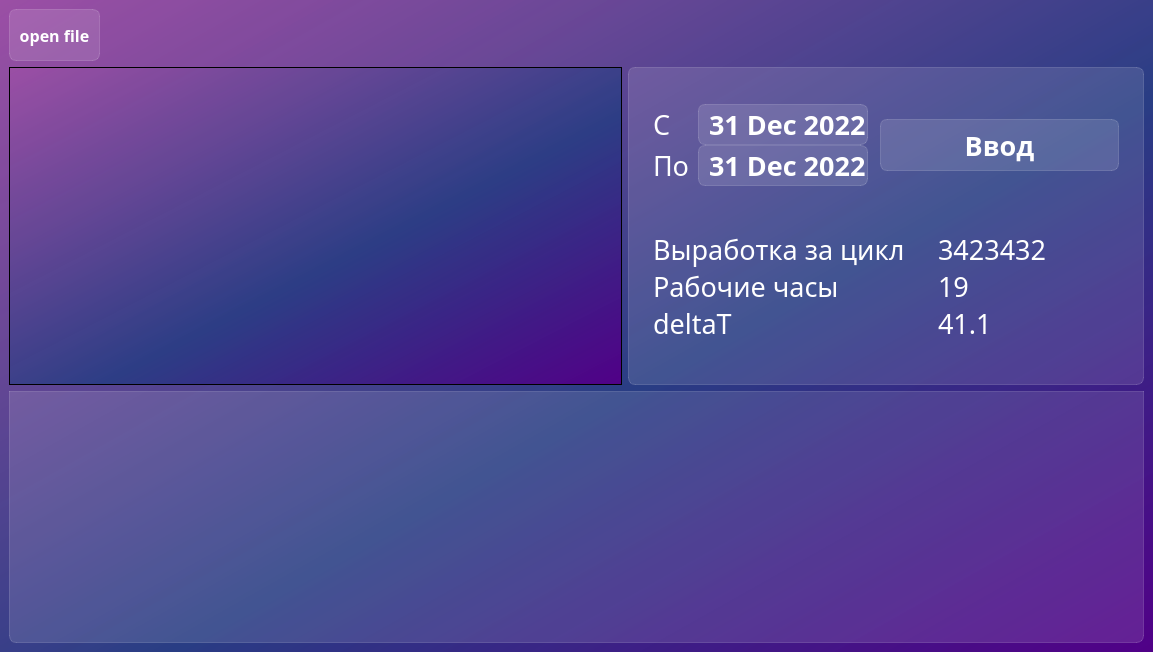
<?xml version="1.0" encoding="UTF-8"?>
<ui version="4.0">
 <class>MainWindow</class>
 <widget class="QMainWindow" name="MainWindow">
  <property name="geometry">
   <rect>
    <x>0</x>
    <y>0</y>
    <width>1153</width>
    <height>652</height>
   </rect>
  </property>
  <property name="minimumSize">
   <size>
    <width>800</width>
    <height>600</height>
   </size>
  </property>
  <property name="font">
   <font>
    <family>Noto Sans SC</family>
   </font>
  </property>
  <property name="windowTitle">
   <string>MainWindow</string>
  </property>
  <property name="styleSheet">
   <string notr="true">font-family: Noto Sans SC;
background-color: qlineargradient(spread:pad, x1:1, y1:1, x2:0, y2:0, stop:0 rgba(81, 0, 135, 255), stop:0.427447 rgba(41, 61, 132, 235), stop:1 rgba(155, 79, 165, 255));
</string>
  </property>
  <widget class="QWidget" name="centralwidget">
   <layout class="QGridLayout" name="gridLayout">
    <item row="0" column="0">
     <widget class="QPushButton" name="enterbtn">
      <property name="font">
       <font>
        <family>Noto Sans SC</family>
        <pointsize>12</pointsize>
        <bold>true</bold>
       </font>
      </property>
      <property name="styleSheet">
       <string notr="true">QPushButton {
color: white;
background-color: rgba(255, 255, 255, 30);
border: 1px solid rgba(255, 255, 255, 40);
border-radius: 7px;
widht: 100px;
height: 50px;
}

QPushButton:hover {
background-color: rgba(255, 255, 255, 40);
}

QPushButton:pressed {
background-color: rgba(255, 255, 255,70);
}</string>
      </property>
      <property name="text">
       <string>open file</string>
      </property>
     </widget>
    </item>
    <item row="0" column="1" colspan="2">
     <spacer name="horizontalSpacer">
      <property name="orientation">
       <enum>Qt::Horizontal</enum>
      </property>
      <property name="sizeHint" stdset="0">
       <size>
        <width>1038</width>
        <height>20</height>
       </size>
      </property>
     </spacer>
    </item>
    <item row="1" column="0" colspan="2">
     <widget class="QGraphicsView" name="graphicsView"/>
    </item>
    <item row="1" column="2">
     <widget class="QFrame" name="MainFrame">
      <property name="styleSheet">
       <string notr="true">background-color: rgba(255, 255, 255,30);
border: 1px solid rgba(255, 255, 255, 40);
border-radius: 7px</string>
      </property>
      <layout class="QVBoxLayout" name="verticalLayout_7">
       <property name="spacing">
        <number>9</number>
       </property>
       <property name="leftMargin">
        <number>12</number>
       </property>
       <property name="topMargin">
        <number>12</number>
       </property>
       <property name="rightMargin">
        <number>12</number>
       </property>
       <property name="bottomMargin">
        <number>30</number>
       </property>
       <item>
        <layout class="QHBoxLayout" name="entering_the_date_4">
         <property name="spacing">
          <number>0</number>
         </property>
         <property name="topMargin">
          <number>12</number>
         </property>
         <property name="rightMargin">
          <number>12</number>
         </property>
         <property name="bottomMargin">
          <number>12</number>
         </property>
         <item>
          <layout class="QVBoxLayout" name="entering_the_date_diapazon_4">
           <property name="spacing">
            <number>0</number>
           </property>
           <property name="leftMargin">
            <number>12</number>
           </property>
           <property name="topMargin">
            <number>12</number>
           </property>
           <property name="rightMargin">
            <number>12</number>
           </property>
           <property name="bottomMargin">
            <number>12</number>
           </property>
           <item>
            <layout class="QHBoxLayout" name="by_date_4">
             <property name="spacing">
              <number>6</number>
             </property>
             <property name="leftMargin">
              <number>0</number>
             </property>
             <property name="topMargin">
              <number>0</number>
             </property>
             <property name="rightMargin">
              <number>0</number>
             </property>
             <item>
              <widget class="QLabel" name="label_13">
               <property name="font">
                <font>
                 <family>Noto Sans SC</family>
                 <pointsize>20</pointsize>
                </font>
               </property>
               <property name="styleSheet">
                <string notr="true">color: white;
background-color: none;
border: none
 </string>
               </property>
               <property name="text">
                <string>С</string>
               </property>
              </widget>
             </item>
             <item>
              <widget class="QDateEdit" name="bytimepicker_4">
               <property name="maximumSize">
                <size>
                 <width>170</width>
                 <height>16777215</height>
                </size>
               </property>
               <property name="font">
                <font>
                 <family>Noto Sans SC</family>
                 <pointsize>20</pointsize>
                 <bold>true</bold>
                </font>
               </property>
               <property name="styleSheet">
                <string notr="true">color: white;
padding-left: 8px;
</string>
               </property>
               <property name="buttonSymbols">
                <enum>QAbstractSpinBox::NoButtons</enum>
               </property>
               <property name="dateTime">
                <datetime>
                 <hour>6</hour>
                 <minute>0</minute>
                 <second>0</second>
                 <year>2022</year>
                 <month>12</month>
                 <day>31</day>
                </datetime>
               </property>
              </widget>
             </item>
            </layout>
           </item>
           <item>
            <layout class="QHBoxLayout" name="until_date_4" stretch="0,0">
             <property name="leftMargin">
              <number>0</number>
             </property>
             <property name="rightMargin">
              <number>0</number>
             </property>
             <property name="bottomMargin">
              <number>0</number>
             </property>
             <item>
              <widget class="QLabel" name="label_14">
               <property name="maximumSize">
                <size>
                 <width>60</width>
                 <height>16777215</height>
                </size>
               </property>
               <property name="font">
                <font>
                 <family>Noto Sans SC</family>
                 <pointsize>20</pointsize>
                </font>
               </property>
               <property name="styleSheet">
                <string notr="true">color: white;
background-color: none;
border: none</string>
               </property>
               <property name="text">
                <string>По</string>
               </property>
              </widget>
             </item>
             <item>
              <widget class="QDateEdit" name="untiltimepicker_4">
               <property name="maximumSize">
                <size>
                 <width>170</width>
                 <height>16777215</height>
                </size>
               </property>
               <property name="font">
                <font>
                 <family>Noto Sans SC</family>
                 <pointsize>20</pointsize>
                 <bold>true</bold>
                </font>
               </property>
               <property name="styleSheet">
                <string notr="true">color: white;
padding-left: 8px</string>
               </property>
               <property name="buttonSymbols">
                <enum>QAbstractSpinBox::NoButtons</enum>
               </property>
               <property name="dateTime">
                <datetime>
                 <hour>6</hour>
                 <minute>0</minute>
                 <second>0</second>
                 <year>2022</year>
                 <month>12</month>
                 <day>31</day>
                </datetime>
               </property>
              </widget>
             </item>
            </layout>
           </item>
          </layout>
         </item>
         <item>
          <widget class="QPushButton" name="enterbtn_4">
           <property name="font">
            <font>
             <family>Noto Sans SC</family>
             <pointsize>20</pointsize>
             <bold>true</bold>
            </font>
           </property>
           <property name="styleSheet">
            <string notr="true">QPushButton {
color: white;
background-color: rgba(255, 255, 255, 30);
border: 1px solid rgba(255, 255, 255, 40);
border-radius: 7px;
widht: 100px;
height: 50px;
}

QPushButton:hover {
background-color: rgba(255, 255, 255, 40);
}

QPushButton:pressed {
background-color: rgba(255, 255, 255,70);
}
</string>
           </property>
           <property name="text">
            <string>Ввод</string>
           </property>
          </widget>
         </item>
        </layout>
       </item>
       <item>
        <layout class="QHBoxLayout" name="data_4">
         <item>
          <layout class="QVBoxLayout" name="data_name_4">
           <property name="spacing">
            <number>0</number>
           </property>
           <property name="leftMargin">
            <number>12</number>
           </property>
           <property name="topMargin">
            <number>12</number>
           </property>
           <property name="rightMargin">
            <number>12</number>
           </property>
           <property name="bottomMargin">
            <number>12</number>
           </property>
           <item>
            <widget class="QLabel" name="Sum_N_7">
             <property name="font">
              <font>
               <family>Noto Sans SC</family>
               <pointsize>20</pointsize>
              </font>
             </property>
             <property name="styleSheet">
              <string notr="true">color: white;
background-color: none;
border: none</string>
             </property>
             <property name="text">
              <string>Выработка за цикл</string>
             </property>
            </widget>
           </item>
           <item>
            <widget class="QLabel" name="JobHour_7">
             <property name="font">
              <font>
               <family>Noto Sans SC</family>
               <pointsize>20</pointsize>
              </font>
             </property>
             <property name="styleSheet">
              <string notr="true">color: white;
background-color: none;
border: none</string>
             </property>
             <property name="text">
              <string>Рабочие часы</string>
             </property>
            </widget>
           </item>
           <item>
            <widget class="QLabel" name="deltaT_7">
             <property name="font">
              <font>
               <family>Noto Sans SC</family>
               <pointsize>20</pointsize>
              </font>
             </property>
             <property name="styleSheet">
              <string notr="true">color: white;
background-color: none;
border: none</string>
             </property>
             <property name="text">
              <string>deltaT</string>
             </property>
            </widget>
           </item>
          </layout>
         </item>
         <item>
          <layout class="QVBoxLayout" name="data_digital_4">
           <property name="spacing">
            <number>0</number>
           </property>
           <property name="leftMargin">
            <number>12</number>
           </property>
           <property name="topMargin">
            <number>12</number>
           </property>
           <property name="rightMargin">
            <number>12</number>
           </property>
           <property name="bottomMargin">
            <number>12</number>
           </property>
           <item>
            <widget class="QLabel" name="Sum_N_8">
             <property name="font">
              <font>
               <family>Noto Sans SC</family>
               <pointsize>20</pointsize>
              </font>
             </property>
             <property name="styleSheet">
              <string notr="true">color: white;
background-color: none;
border: none</string>
             </property>
             <property name="text">
              <string>3423432</string>
             </property>
            </widget>
           </item>
           <item>
            <widget class="QLabel" name="JobHour_8">
             <property name="font">
              <font>
               <family>Noto Sans SC</family>
               <pointsize>20</pointsize>
              </font>
             </property>
             <property name="styleSheet">
              <string notr="true">color: white;
background-color: none;
border: none</string>
             </property>
             <property name="text">
              <string>19</string>
             </property>
            </widget>
           </item>
           <item>
            <widget class="QLabel" name="deltaT_8">
             <property name="font">
              <font>
               <family>Noto Sans SC</family>
               <pointsize>20</pointsize>
              </font>
             </property>
             <property name="styleSheet">
              <string notr="true">color: white;
background-color: none;
border: none</string>
             </property>
             <property name="text">
              <string>41.1</string>
             </property>
            </widget>
           </item>
          </layout>
         </item>
        </layout>
       </item>
      </layout>
     </widget>
    </item>
    <item row="2" column="0" colspan="3">
     <widget class="QTableView" name="tableView">
      <property name="styleSheet">
       <string notr="true">QTableView {
background-color: rgba(255, 255, 255, 30); 
border: 1px solid rgba(255,255,255,40);
border-bottom-right-radius: 7px; 
border-bottom-left-radius: 7px; 
color: white;
}

QHeaderView::section {
background-color: rgb(53, 53, 53);
color: white;
border: none;
height: 50px;
font-size: 16pt;
}

QTableView::item {
    border-style: none;
    border-bottom: 1px solid rgba(255,255,255,50);
    padding-left: auto;
    padding-right: auto;
}

QTableView::item:selected{
	border: none;
	color: rgb(255, 255, 255);
    background-color: rgba(255, 255, 255, 50);
}
</string>
      </property>
      <property name="verticalScrollBarPolicy">
       <enum>Qt::ScrollBarAlwaysOff</enum>
      </property>
      <property name="horizontalScrollBarPolicy">
       <enum>Qt::ScrollBarAlwaysOff</enum>
      </property>
      <property name="textElideMode">
       <enum>Qt::ElideRight</enum>
      </property>
      <property name="showGrid">
       <bool>false</bool>
      </property>
      <property name="sortingEnabled">
       <bool>true</bool>
      </property>
      <attribute name="horizontalHeaderDefaultSectionSize">
       <number>155</number>
      </attribute>
      <attribute name="verticalHeaderVisible">
       <bool>false</bool>
      </attribute>
     </widget>
    </item>
   </layout>
  </widget>
 </widget>
 <resources>
  <include location="../ExpenseTracker-main123/res-rs.qrc"/>
 </resources>
 <connections/>
</ui>
